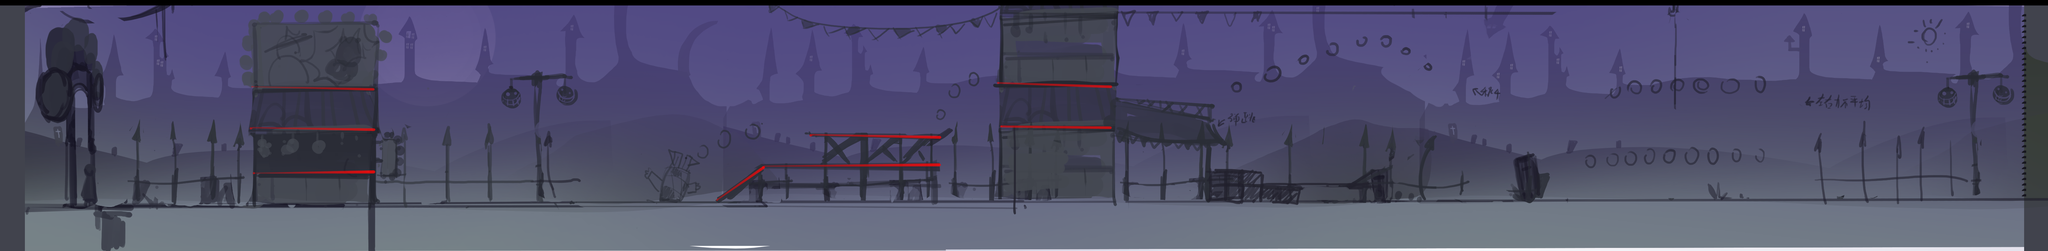

This game map was drawn from its Tiled (.tmx) file and the tilesets committed beside it. A one-line description and the trimmed map source follow:
An orthogonal 375x46 tile map with 16x16 px tiles, 2 tile layers (Layer, ci), 4 tilesets and 36 objects (BalanceBoard).

<map version="1.0" orientation="orthogonal" width="375" height="46" tilewidth="16" tileheight="16">
 <tileset firstgid="1" name="map1" tilewidth="16" tileheight="16">
  <image source="map1.png" width="6000" height="736" />
 </tileset>
 <tileset firstgid="17251" name="BalanceBoard" tilewidth="16" tileheight="16">
  <image source="BalanceBoard.png" width="819" height="98" />
 </tileset>
 <tileset firstgid="17557" name="Swing" tilewidth="16" tileheight="16">
  <image source="Swing.png" width="271" height="153" />
 </tileset>
 <tileset firstgid="17701" name="tai" tilewidth="16" tileheight="16">
  <image source="tai.png" width="269" height="16" />
 </tileset>
 <layer name="Layer" width="375" height="46">
  <data>[17250 cells, 16875 non-empty, 16875 distinct tile ids]</data>
 </layer>
 <objectgroup name="ObjectsBox" width="375" height="46">
  <object x="0" y="588" width="6000" height="140" />
 </objectgroup>
 <objectgroup name="ObjectsPolygon" width="375" height="46">
  <object x="733" y="372">
   <polygon points="0,0 365,4 366,4 365,12 155,6 38,4 1,5 -1,5 1,8" />
  </object>
  <object x="743" y="502">
   <polygon points="0,0 0,2 356,-3 356,7 149,6 53,6 -1,8 0,10 -2,9" />
  </object>
  <object x="735" y="252">
   <polygon points="0,0 362,7 363,13 150,7 50,5 3,5" />
  </object>
  <object x="2931" y="366">
   <polygon points="0,0 325,4 326,11 180,9 68,8 14,8 0,8" />
  </object>
  <object x="2372" y="391">
   <polygon points="0,0 385,8 385,16 133,9 46,7 8,6 4,9 1,10 1,8" />
  </object>
  <object x="2922" y="238">
   <polygon points="0,0 336,12 337,21 171,15 67,9 -1,7" />
  </object>
  <object x="2093" y="586">
   <polygon points="0,0 144,-99 662,-110 661,-99 148,-93 -1,9 -12,6" />
  </object>
 </objectgroup>
 <objectgroup name="ObjectsTanhuang" width="375" height="46">
  <object x="3273" y="288">
   <polygon points="0,0 274,23 273,68" />
  </object>
 </objectgroup>
 <objectgroup name="ObjectsSwing" width="375" height="46">
  <object name="BalanceBoard" x="4553" y="313">
   <polygon points="0,0 727,-4 728,24 -1,25" />
  </object>
 </objectgroup>
 <objectgroup name="Enemy" width="375" height="46">
  <object x="2472" y="457" width="14" height="10" />
  <object x="2534" y="353" width="10" height="10" />
  <object x="861" y="197" width="14" height="10" />
  <object x="899" y="327" width="13" height="11" />
  <object x="875" y="465" width="15" height="14" />
  <object x="3047" y="195" width="17" height="13" />
  <object x="3067" y="326" width="15" height="16" />
  <object x="2363" y="573" width="13" height="13" />
  <object x="5202" y="214" width="12" height="15" />
  <object x="4584" y="206" width="11" height="11" />
 </objectgroup>
 <layer name="ci" width="375" height="46">
  <data>[17250 cells, 34 non-empty, 1 distinct tile ids]</data>
 </layer>
 <objectgroup name="trap" width="375" height="46">
  <object x="5921" y="34" width="16" height="554" />
 </objectgroup>
 <objectgroup name="Brick" width="375" height="46">
  <object x="2374" y="275" width="9" height="118" />
  <object x="2728" y="272" width="7" height="130" />
  <object x="769" y="149" width="9" height="362" />
  <object x="1061" y="127" width="15" height="381" />
  <object x="2935" y="110" width="9" height="263" />
  <object x="3225" y="99" width="10" height="279" />
  <object x="4547" y="55" width="18" height="293" />
  <object x="5250" y="55" width="13" height="273" />
  <object x="2704" y="405" width="7" height="87" />
  <object x="2276" y="490" width="10" height="105" />
  <object x="2675" y="484" width="9" height="115" />
  <object x="4905" y="53" width="17" height="288" />
  <object x="751" y="845" />
 </objectgroup>
 <objectgroup name="hMove" width="375" height="46">
  <object x="4116" y="308">
   <polygon points="0,0 275,2 275,19 0,19" />
  </object>
  <object x="1309" y="270">
   <polygon points="0,0 238,3 239,26 -1,19" />
  </object>
 </objectgroup>
</map>
